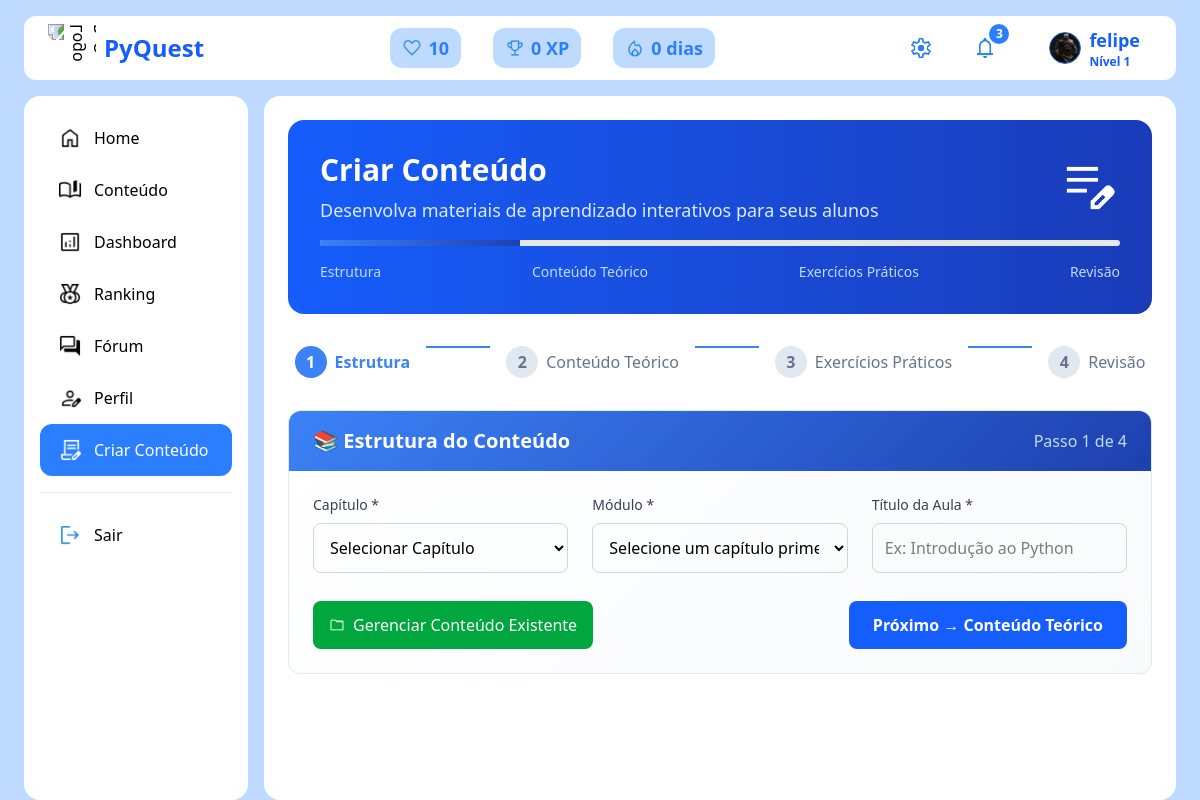
The page /criar-conteudo/ (signed in) on the database its author committed.
### Pyquest/models.py (models this page shows, shortened)
class Perfil(models.Model):
    user = models.OneToOneField(User, on_delete=models.CASCADE)
    xp = models.IntegerField(default=0)
    nivel = models.IntegerField(default=1)
    vidas = models.IntegerField(default=10)
    max_vidas = models.IntegerField(default=10)
    ultima_regeneracao = models.DateTimeField(default=timezone.now)
    conquistas = models.IntegerField(default=0)
    total_conquistas = models.IntegerField(default=50)
    sequencia = models.IntegerField(default=0)
    avatar = models.ImageField(upload_to="avatars/", default="avatars/default.png")
    descricao = models.TextField(blank=True, null=True, default="Ainda não escreveu nada.")
    licoes = models.IntegerField(default=0)
    github = models.URLField(max_length=200, blank=True, null=True)
    linkedin = models.URLField(max_length=200, blank=True, null=True)

### Pyquest/views.py (the view, shortened to what this page needs)
# urls.py: path('criar-conteudo/', views.criar_conteudo, name='criar_conteudo'),
@login_required
@csrf_exempt
def criar_conteudo(request):
    capitulos = Capitulo.objects.all()
    return render(request, 'Pyquest/criar_conteudo.html', {'capitulos': capitulos})

### Pyquest/context_processors.py (called while the page is built)
def perfil_context(request):
    if request.user.is_authenticated:
        perfil, created = Perfil.objects.get_or_create(user=request.user)
        return {'perfil': perfil}
    return {}

### Pyquest/templates/Pyquest/criar_conteudo.html (shortened to what this page needs)
{% extends "base.html" %}
{% load static %}
{% block content %}
<div class="space-y-8 fade-in">
    <div class="bg-gradient-to-r from-blue-600 to-blue-800 rounded-2xl p-8 text-white">
        <div class="flex items-center justify-between">
            <div>
                <h1 class="text-3xl font-bold mb-2">Criar Conteúdo</h1>
                <p class="text-blue-100 text-lg">Desenvolva materiais de aprendizado interativos para seus alunos</p>
            </div>
            <img src="{% static 'imagem/edit_note_100dp_FFFFFF_FILL0_wght400_GRAD0_opsz48.png' %}" alt="Criar Conteúdo" class="w-16 h-16 floating-element">
        </div>
        <div class="mt-4">
            <div class="progress-bar">
                <div class="progress-fill" id="progress-fill"></div>
            </div>
            <div class="flex justify-between text-blue-200 text-sm">
                <span>Estrutura</span>
                <span>Conteúdo Teórico</span>
                <span>Exercícios Práticos</span>
                <span>Revisão</span>
            </div>
        </div>
    </div>
    <div class="step-indicator">
        <div class="step active" data-step="1">
            <div class="step-number">1</div>
            <span>Estrutura</span>
        </div>
        <div class="step-connector"></div>
        <div class="step" data-step="2">
            <div class="step-number">2</div>
            <span>Conteúdo Teórico</span>
        </div>
        <div class="step-connector"></div>
        <div class="step" data-step="3">
            <div class="step-number">3</div>
            <span>Exercícios Práticos</span>
        </div>
        <div class="step-connector"></div>
        <div class="step" data-step="4">
            <div class="step-number">4</div>
            <span>Revisão</span>
        </div>
    </div>
    <form id="content-form" method="post" action="{% url 'criar_conteudo' %}" class="space-y-6" enctype="multipart/form-data">
        <div id="step-1" class="form-section">
            <div class="form-section-header">
                <div class="flex items-center justify-between">
                    <h2 class="text-xl font-bold">📚 Estrutura do Conteúdo</h2>
                </div>
                <span class="text-blue-200">Passo 1 de 4</span>
            </div>
            <div class="grid grid-cols-1 md:grid-cols-3 gap-6">
                <div>
                    <label for="chapter-select" class="block text-sm font-medium text-gray-700 mb-2">Capítulo *</label>
                    <select id="chapter-select" name="capitulo_id" class="w-full p-3 border border-gray-300 rounded-lg focus:ring-2 focus:ring-blue-500 focus:border-blue-500 form-control" required>
                        <option value="" selected disabled>Selecionar Capítulo</option>
                    </select>
                </div>
                <div>
                    <label for="module-select" class="block text-sm font-medium text-gray-700 mb-2">Módulo *</label>
                    <select id="module-select" name="modulo_id" class="w-full p-3 border border-gray-300 rounded-lg focus:ring-2 focus:ring-blue-500 focus:border-blue-500 form-control" disabled required>
                        <option value="" selected disabled>Selecione um capítulo primeiro</option>
                    </select>
                </div>
                <div>
                    <label for="lesson-title" class="block text-sm font-medium text-gray-700 mb-2">Título da Aula *</label>
                    <input type="text" id="lesson-title" name="titulo_aula" placeholder="Ex: Introdução ao Python"
                        class="w-full p-3 border border-gray-300 rounded-lg focus:ring-2 focus:ring-blue-500 focus:border-blue-500 form-control" required>
                </div>
            </div>
            <div class="mt-6 flex justify-between">
                <a href="{% url 'gerenciar_conteudo' %}"
                    class="bg-green-600 text-white px-4 py-2 rounded-lg font-medium hover:bg-green-700 transition interactive-card flex items-center gap-2">
                    <img src="{% static 'imagem/folder_35dp_FFFFFF_FILL0_wght400_GRAD0_opsz40.png' %}" alt="Gerenciar" class="w-4 h-4">
                    Gerenciar Conteúdo Existente
                </a>
                <button type="button" onclick="validateStep1()"
                    class="bg-blue-600 text-white px-6 py-3 rounded-lg font-semibold hover:bg-blue-700 transition interactive-card">
                    Próximo → Conteúdo Teórico
                </button>
            </div>
        </div>
    </form>
</div>
{% endblock %}

### templates/base.html (shortened to what this page needs)
{% load static %}
<!DOCTYPE html>
<html lang="pt-br">
<head>
  <script src="https://cdn.jsdelivr.net/npm/@tailwindcss/browser@4"></script>
</head>
<body class="bg-blue-200">
<header class="flex justify-between items-center bg-white px-6 py-2 rounded-xl mt-4 mx-6">
  <div class="flex items-center gap-2">
    <img src="{% static 'imagem/Python Sword & Coin Emblem.png' %}"
         alt="Logo PyQuest"
         class="w-12 h-12 transform -rotate-90 scale-x-[-1]">
    <h1 class="font-bold text-2xl text-blue-600">PyQuest</h1>
  </div>
  <div class="flex gap-8 items-center text-lg">
    <div class="bg-blue-200 px-3 py-1.5 rounded-xl text-blue-500 font-bold flex items-center">
      <img src="{% static 'imagem/favorite_35dp_2682EA_FILL0_wght400_GRAD0_opsz40.png' %}" alt="" class="w-5 h-5 mr-1.5">
      <h2>{{ perfil.vidas }}</h2>
    </div>
    <div class="bg-blue-200 px-3 py-1.5 rounded-xl text-blue-500 font-bold flex items-center">
      <img src="{% static 'imagem/trophy_100dp_2682EA_FILL0_wght400_GRAD0_opsz48.png' %}" alt="" class="w-5 h-5 mr-1.5">
      <h2>{{ perfil.xp }} XP</h2>
    </div>
    <div class="bg-blue-200 px-3 py-1.5 rounded-xl text-blue-500 font-bold flex items-center">
      <img src="{% static 'imagem/mode_heat_35dp_2682EA_FILL0_wght400_GRAD0_opsz40.png' %}" alt="" class="w-5 h-5 mr-1.5">
      <h2>{{ perfil.sequencia }} dias</h2>
    </div>
  </div>
<div class="flex items-center gap-6 text-blue-600 font-semibold">
  <button id="btn-config" class="p-2 rounded-xl hover:scale-110 hover:bg-blue-200 transition">
    <img src="{% static 'imagem/settings_35dp_2682EA_FILL0_wght400_GRAD0_opsz40.png' %}" alt="Configurações" class="w-6 h-6">
  </button>
  <button id="btn-notify" class="relative p-2 rounded-xl hover:scale-110 hover:bg-blue-200 transition">
    <img src="{% static 'imagem/notifications_40dp_2682EA_FILL0_wght400_GRAD0_opsz40.png' %}" alt="Notificações" class="w-6 h-6">
    <span class="absolute -top-1 -right-1 bg-blue-500 text-white text-xs rounded-full h-5 w-5 flex items-center justify-center animate-pulse">3</span>
  </button>
  <div class="flex items-center gap-2 ml-5 mr-3">
    <img id="avatar-display" src="{{ perfil.avatar.url }}"
         alt="Perfil" class="w-8 h-8 rounded-full border-1">
    <div class="flex flex-col">
      <span class="text-lg font-bold">{{ request.user.username }}</span>
      <span class="text-xs">Nível {{ perfil.nivel }}</span>
    </div>
  </div>
</div>
</header>
<main class="flex gap-4 mx-6 mt-4">
<nav id="sidebar" class="bg-white w-56 min-h-[calc(100vh-6rem)] rounded-2xl p-4 flex flex-col">
  <div class="flex-1">
    <a href="{% url 'home' %}"
       class="nav-btn flex items-center hover:scale-110 gap-3 px-4 py-3 rounded-xl font-medium border-2 border-transparent hover:border-blue-400 transition {% if request.resolver_match.url_name == 'home' %}bg-blue-500 text-white{% endif %}"
       id="nav-home">
      <img
        src="{% if request.resolver_match.url_name == 'home' %}{% static 'imagem/home_100dp_FFFFFF_FILL0_wght400_GRAD0_opsz48.png' %}{% else %}{% static 'imagem/home_100dp_000000_FILL0_wght400_GRAD0_opsz48.png' %}{% endif %}"
        data-black="{% static 'imagem/home_100dp_000000_FILL0_wght400_GRAD0_opsz48.png' %}"
        data-white="{% static 'imagem/home_100dp_FFFFFF_FILL0_wght400_GRAD0_opsz48.png' %}"
        alt="Home" class="w-6 h-6 nav-icon">
      <span>Home</span>
    </a>
    <a href="{% url 'conteudo' %}"
       class="nav-btn flex items-center hover:scale-110 gap-3 px-4 py-3 rounded-xl font-medium border-2 border-transparent hover:border-blue-400 transition "
       id="nav-conteudo">
      <img
        src="{% if request.resolver_match.url_name == 'conteudo' %}{% static 'imagem/book_ribbon_100dp_FFFFFF_FILL0_wght400_GRAD0_opsz48.png' %}{% else %}{% static 'imagem/book_ribbon_100dp_000000_FILL0_wght400_GRAD0_opsz48.png' %}{% endif %}"
        data-black="{% static 'imagem/book_ribbon_100dp_000000_FILL0_wght400_GRAD0_opsz48.png' %}"
        data-white="{% static 'imagem/book_ribbon_100dp_FFFFFF_FILL0_wght400_GRAD0_opsz48.png' %}"
        alt="Conteúdo" class="w-6 h-6 nav-icon">
      <span>Conteúdo</span>
    </a>
    <a href="{% url 'dashboard' %}"
       class="nav-btn flex items-center hover:scale-110 gap-3 px-4 py-3 rounded-xl font-medium border-2 border-transparent hover:border-blue-400 transition "
       id="nav-dashboard">
      <img
        src="{% if request.resolver_match.url_name == 'dashboard' %}{% static 'imagem/analytics_100dp_FFFFFF_FILL0_wght400_GRAD0_opsz48.png' %}{% else %}{% static 'imagem/analytics_100dp_000000_FILL0_wght400_GRAD0_opsz48.png' %}{% endif %}"
        data-white="{% static 'imagem/analytics_100dp_FFFFFF_FILL0_wght400_GRAD0_opsz48.png' %}"
        data-black="{% static 'imagem/analytics_100dp_000000_FILL0_wght400_GRAD0_opsz48.png' %}"
        alt="Dashboard" class="w-6 h-6 nav-icon">
      <span>Dashboard</span>
    </a>
    <a href="{% url 'ranking' %}"
       class="nav-btn flex items-center hover:scale-110 gap-3 px-4 py-3 rounded-xl font-medium border-2 border-transparent hover:border-blue-400 transition "
       id="nav-ranking">
      <img
        src="{% if request.resolver_match.url_name == 'ranking' %}{% static 'imagem/social_leaderboard_100dp_FFFFFF_FILL0_wght400_GRAD0_opsz48.png' %}{% else %}{% static 'imagem/social_leaderboard_100dp_000000_FILL0_wght400_GRAD0_opsz48.png' %}{% endif %}"
        data-white="{% static 'imagem/social_leaderboard_100dp_FFFFFF_FILL0_wght400_GRAD0_opsz48.png' %}"
        data-black="{% static 'imagem/social_leaderboard_100dp_000000_FILL0_wght400_GRAD0_opsz48.png' %}"
        alt="Ranking" class="w-6 h-6 nav-icon">
      <span>Ranking</span>
    </a>
    <a href="{% url 'forum' %}"
       class="nav-btn flex items-center hover:scale-110 gap-3 px-4 py-3 rounded-xl font-medium border-2 border-transparent hover:border-blue-400 transition "
       id="nav-forum">
      <img
        src="{% if request.resolver_match.url_name == 'forum' %}{% static 'imagem/forum_100dp_FFFFFF_FILL0_wght400_GRAD0_opsz48.png' %}{% else %}{% static 'imagem/forum_100dp_000000_FILL0_wght400_GRAD0_opsz48.png' %}{% endif %}"
        data-white="{% static 'imagem/forum_100dp_FFFFFF_FILL0_wght400_GRAD0_opsz48.png' %}"
        data-black="{% static 'imagem/forum_100dp_000000_FILL0_wght400_GRAD0_opsz48.png' %}"
        alt="Fórum" class="w-6 h-6 nav-icon">
      <span>Fórum</span>
    </a>
    <a href="{% url 'perfil' %}"
       class="nav-btn flex items-center hover:scale-110 gap-3 px-4 py-3 rounded-xl font-medium border-2 border-transparent hover:border-blue-400 transition "
       id="nav-perfil">
      <img
        src="{% if request.resolver_match.url_name == 'perfil' %}{% static 'imagem/person_edit_100dp_FFFFFF_FILL0_wght400_GRAD0_opsz48.png' %}{% else %}{% static 'imagem/person_edit_100dp_000000_FILL0_wght400_GRAD0_opsz48.png' %}{% endif %}"
        data-white="{% static 'imagem/person_edit_100dp_FFFFFF_FILL0_wght400_GRAD0_opsz48.png' %}"
        data-black="{% static 'imagem/person_edit_100dp_000000_FILL0_wght400_GRAD0_opsz48.png' %}"
        alt="Perfil" class="w-6 h-6 nav-icon">
      <span>Perfil</span>
    </a>
  {% if request.user.groups.all.0.name == 'professores' or request.user.is_staff %}
    <a href="{% url 'criar_conteudo' %}"
      class="nav-btn flex items-center hover:scale-110 gap-3 px-4 py-3 rounded-xl font-medium border-2 border-transparent hover:border-blue-400 transition {% if request.resolver_match.url_name == 'criar_conteudo' %}bg-blue-500 text-white{% endif %}"
      id="nav-criar-conteudo">
      <img
        src="{% if request.resolver_match.url_name == 'criar_conteudo' %}{% static 'imagem/contract_edit_100dp_FFFFFF_FILL0_wght400_GRAD0_opsz48.png' %}{% else %}{% static 'imagem/contract_edit_100dp_000000_FILL0_wght400_GRAD0_opsz48.png' %}{% endif %}"
        data-white="{% static 'imagem/contract_edit_100dp_FFFFFF_FILL0_wght400_GRAD0_opsz48.png' %}"
        data-black="{% static 'imagem/contract_edit_100dp_000000_FILL0_wght400_GRAD0_opsz48.png' %}"
        alt="Criar_conteudo" class="w-6 h-6 nav-icon">
      <span>Criar Conteúdo</span>
    </a>
  {% endif %}
  <div class="pt-4 mt-4 border-t border-gray-200">
    <a href="{% url 'logout' %}"
       class="nav-btn flex items-center hover:scale-110 gap-3 px-4 py-3 rounded-xl font-medium border-2 border-transparent hover:border-blue-400 transition"
       id="nav-logout">
      <img
        src="{% static 'imagem/logout_100dp_2682EA_FILL0_wght400_GRAD0_opsz48.png' %}"
        alt="Sair" class="w-6 h-6">
      <span>Sair</span>
    </a>
  </div>
  </div>
</nav>
  <section class="flex-1 bg-white rounded-2xl p-6">
    {% block content %}{% endblock %}
  </section>
</main>
</body>
</html>

### templates/base.html (style rules this page uses)
.animate-pulse { animation: pulse 0.5s ease-in-out; }

### Pyquest/templates/Pyquest/criar_conteudo.html (style rules this page uses)
.floating-element { animation: float 6s ease-in-out infinite; }
.interactive-card { transition: all 0.3s ease; cursor: pointer; }
.fade-in { animation: fadeIn 0.5s ease-in; }
.form-section { background: linear-gradient(135deg, #ffffff 0%, #f8fafc 100%); border: 1px solid #e2e8f0; border-radius: 12px; padding: 1.5rem; margin-bottom: 1.5rem; }
.form-section-header { background: linear-gradient(135deg, #3B82F6 0%, #1E40AF 100%); color: white; padding: 1rem 1.5rem; margin: -1.5rem -1.5rem 1.5rem -1.5rem; border-radius: 12px 12px 0 0; display: flex; justify-content: space-between; align-items: center; }
.step-indicator { display: flex; justify-content: center; margin-bottom: 2rem; }
.step { display: flex; align-items: center; color: #64748b; font-weight: 500; }
.step.active { color: #3B82F6; font-weight: 600; }
.step-number { width: 2rem; height: 2rem; border-radius: 50%; background: #e2e8f0; display: flex; align-items: center; justify-content: center; margin-right: 0.5rem; font-weight: 600; }
.step.active .step-number { background: #3B82F6; color: white; }
.step-connector { width: 4rem; height: 2px; background: #e2e8f0; margin: 0 1rem; }
.step.active ~ .step-connector { background: #3B82F6; }
.progress-bar { height: 6px; background: #E5E7EB; border-radius: 3px; margin: 1rem 0; overflow: hidden; }
.progress-fill { height: 100%; background: linear-gradient(90deg, #3B82F6 0%, #1E40AF 100%); width: 25%; transition: width 0.5s ease; }

### rows shown on the page
Perfil: vidas "10", xp "0", sequencia "0", avatar (picture), nivel "1"

### other values the page prints
{{ request.user.username }} "felipe"
